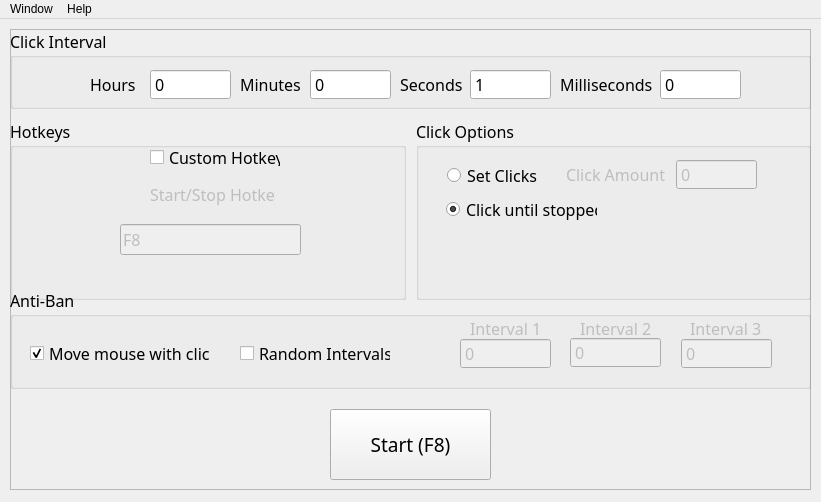
<?xml version="1.0" encoding="UTF-8"?>
<ui version="4.0">
 <class>MainWindow</class>
 <widget class="QMainWindow" name="MainWindow">
  <property name="geometry">
   <rect>
    <x>0</x>
    <y>0</y>
    <width>821</width>
    <height>502</height>
   </rect>
  </property>
  <property name="minimumSize">
   <size>
    <width>821</width>
    <height>502</height>
   </size>
  </property>
  <property name="maximumSize">
   <size>
    <width>821</width>
    <height>502</height>
   </size>
  </property>
  <property name="mouseTracking">
   <bool>true</bool>
  </property>
  <property name="focusPolicy">
   <enum>Qt::NoFocus</enum>
  </property>
  <property name="windowTitle">
   <string notr="true">OSClicker</string>
  </property>
  <property name="windowIcon">
   <iconset>
    <normaloff>iamges/icon.png</normaloff>iamges/icon.png</iconset>
  </property>
  <property name="toolTip">
   <string notr="true"/>
  </property>
  <property name="whatsThis">
   <string>Advanced autoclicker</string>
  </property>
  <property name="accessibleName">
   <string>OSClicker</string>
  </property>
  <property name="accessibleDescription">
   <string>Advanced AutoClicker with AntiBan Features</string>
  </property>
  <property name="iconSize">
   <size>
    <width>26</width>
    <height>26</height>
   </size>
  </property>
  <property name="tabShape">
   <enum>QTabWidget::Rounded</enum>
  </property>
  <property name="unifiedTitleAndToolBarOnMac">
   <bool>true</bool>
  </property>
  <widget class="QWidget" name="centralwidget">
   <widget class="QFrame" name="frame">
    <property name="geometry">
     <rect>
      <x>10</x>
      <y>10</y>
      <width>801</width>
      <height>461</height>
     </rect>
    </property>
    <property name="font">
     <font>
      <family>Sans Serif Collection</family>
     </font>
    </property>
    <property name="frameShape">
     <enum>QFrame::StyledPanel</enum>
    </property>
    <property name="frameShadow">
     <enum>QFrame::Raised</enum>
    </property>
    <widget class="QPushButton" name="startButton">
     <property name="geometry">
      <rect>
       <x>320</x>
       <y>380</y>
       <width>161</width>
       <height>71</height>
      </rect>
     </property>
     <property name="font">
      <font>
       <family>Sans Serif Collection</family>
       <pointsize>14</pointsize>
      </font>
     </property>
     <property name="cursor">
      <cursorShape>PointingHandCursor</cursorShape>
     </property>
     <property name="text">
      <string>Start (F8)</string>
     </property>
     <property name="iconSize">
      <size>
       <width>18</width>
       <height>18</height>
      </size>
     </property>
    </widget>
    <widget class="QWidget" name="horizontalLayoutWidget">
     <property name="geometry">
      <rect>
       <x>0</x>
       <y>90</y>
       <width>801</width>
       <height>181</height>
      </rect>
     </property>
     <layout class="QHBoxLayout" name="mainGroup">
      <property name="spacing">
       <number>10</number>
      </property>
      <property name="sizeConstraint">
       <enum>QLayout::SetDefaultConstraint</enum>
      </property>
      <item>
       <widget class="QGroupBox" name="hotkeySettings">
        <property name="font">
         <font>
          <family>Sans Serif Collection</family>
          <pointsize>12</pointsize>
         </font>
        </property>
        <property name="title">
         <string>Hotkeys</string>
        </property>
        <widget class="SingleKeySequenceEdit" name="triggerKey">
         <property name="enabled">
          <bool>false</bool>
         </property>
         <property name="geometry">
          <rect>
           <x>110</x>
           <y>100</y>
           <width>181</width>
           <height>41</height>
          </rect>
         </property>
         <property name="layoutDirection">
          <enum>Qt::LeftToRight</enum>
         </property>
         <property name="keySequence">
          <string notr="true">F8</string>
         </property>
        </widget>
        <widget class="QLabel" name="hotkeyLabel">
         <property name="enabled">
          <bool>false</bool>
         </property>
         <property name="geometry">
          <rect>
           <x>140</x>
           <y>60</y>
           <width>125</width>
           <height>31</height>
          </rect>
         </property>
         <property name="text">
          <string>Start/Stop Hotkey</string>
         </property>
        </widget>
        <widget class="QCheckBox" name="customHotkey">
         <property name="geometry">
          <rect>
           <x>140</x>
           <y>30</y>
           <width>131</width>
           <height>17</height>
          </rect>
         </property>
         <property name="text">
          <string>Custom Hotkey</string>
         </property>
        </widget>
       </widget>
      </item>
      <item>
       <widget class="QGroupBox" name="clickSettings">
        <property name="font">
         <font>
          <family>Sans Serif Collection</family>
          <pointsize>12</pointsize>
         </font>
        </property>
        <property name="title">
         <string>Click Options</string>
        </property>
        <widget class="QSpinBox" name="clickAmount">
         <property name="enabled">
          <bool>false</bool>
         </property>
         <property name="geometry">
          <rect>
           <x>260</x>
           <y>40</y>
           <width>81</width>
           <height>31</height>
          </rect>
         </property>
         <property name="focusPolicy">
          <enum>Qt::ClickFocus</enum>
         </property>
         <property name="buttonSymbols">
          <enum>QAbstractSpinBox::NoButtons</enum>
         </property>
        </widget>
        <widget class="QLabel" name="clickAmountL">
         <property name="enabled">
          <bool>false</bool>
         </property>
         <property name="geometry">
          <rect>
           <x>150</x>
           <y>40</y>
           <width>101</width>
           <height>31</height>
          </rect>
         </property>
         <property name="text">
          <string>Click Amount</string>
         </property>
        </widget>
        <widget class="QRadioButton" name="setClicks">
         <property name="geometry">
          <rect>
           <x>31</x>
           <y>46</y>
           <width>91</width>
           <height>21</height>
          </rect>
         </property>
         <property name="text">
          <string>Set Clicks</string>
         </property>
         <property name="checked">
          <bool>false</bool>
         </property>
        </widget>
        <widget class="QRadioButton" name="infiniteClick">
         <property name="geometry">
          <rect>
           <x>30</x>
           <y>80</y>
           <width>151</width>
           <height>21</height>
          </rect>
         </property>
         <property name="text">
          <string>Click until stopped</string>
         </property>
         <property name="checked">
          <bool>true</bool>
         </property>
        </widget>
       </widget>
      </item>
     </layout>
    </widget>
    <widget class="QGroupBox" name="intervalSettings">
     <property name="geometry">
      <rect>
       <x>0</x>
       <y>0</y>
       <width>801</width>
       <height>80</height>
      </rect>
     </property>
     <property name="font">
      <font>
       <family>Sans Serif Collection</family>
       <pointsize>12</pointsize>
      </font>
     </property>
     <property name="title">
      <string>Click Interval</string>
     </property>
     <widget class="QSpinBox" name="hours">
      <property name="geometry">
       <rect>
        <x>140</x>
        <y>40</y>
        <width>81</width>
        <height>31</height>
       </rect>
      </property>
      <property name="focusPolicy">
       <enum>Qt::ClickFocus</enum>
      </property>
      <property name="buttonSymbols">
       <enum>QAbstractSpinBox::NoButtons</enum>
      </property>
      <property name="maximum">
       <number>24</number>
      </property>
     </widget>
     <widget class="QSpinBox" name="minutes">
      <property name="geometry">
       <rect>
        <x>300</x>
        <y>40</y>
        <width>81</width>
        <height>31</height>
       </rect>
      </property>
      <property name="focusPolicy">
       <enum>Qt::ClickFocus</enum>
      </property>
      <property name="buttonSymbols">
       <enum>QAbstractSpinBox::NoButtons</enum>
      </property>
      <property name="maximum">
       <number>60</number>
      </property>
     </widget>
     <widget class="QSpinBox" name="seconds">
      <property name="geometry">
       <rect>
        <x>460</x>
        <y>40</y>
        <width>81</width>
        <height>31</height>
       </rect>
      </property>
      <property name="focusPolicy">
       <enum>Qt::ClickFocus</enum>
      </property>
      <property name="buttonSymbols">
       <enum>QAbstractSpinBox::NoButtons</enum>
      </property>
      <property name="value">
       <number>1</number>
      </property>
     </widget>
     <widget class="QSpinBox" name="milliseconds">
      <property name="geometry">
       <rect>
        <x>650</x>
        <y>40</y>
        <width>81</width>
        <height>31</height>
       </rect>
      </property>
      <property name="focusPolicy">
       <enum>Qt::ClickFocus</enum>
      </property>
      <property name="buttonSymbols">
       <enum>QAbstractSpinBox::NoButtons</enum>
      </property>
      <property name="maximum">
       <number>999</number>
      </property>
     </widget>
     <widget class="QLabel" name="hourLabel">
      <property name="geometry">
       <rect>
        <x>80</x>
        <y>40</y>
        <width>51</width>
        <height>31</height>
       </rect>
      </property>
      <property name="text">
       <string>Hours</string>
      </property>
     </widget>
     <widget class="QLabel" name="minutesLabel">
      <property name="geometry">
       <rect>
        <x>230</x>
        <y>40</y>
        <width>61</width>
        <height>31</height>
       </rect>
      </property>
      <property name="text">
       <string>Minutes</string>
      </property>
     </widget>
     <widget class="QLabel" name="secondsLabel">
      <property name="geometry">
       <rect>
        <x>390</x>
        <y>40</y>
        <width>71</width>
        <height>31</height>
       </rect>
      </property>
      <property name="text">
       <string>Seconds</string>
      </property>
     </widget>
     <widget class="QLabel" name="msLabel">
      <property name="geometry">
       <rect>
        <x>550</x>
        <y>40</y>
        <width>101</width>
        <height>31</height>
       </rect>
      </property>
      <property name="text">
       <string>Milliseconds</string>
      </property>
     </widget>
    </widget>
    <widget class="QGroupBox" name="antibanSettings">
     <property name="geometry">
      <rect>
       <x>0</x>
       <y>259</y>
       <width>801</width>
       <height>101</height>
      </rect>
     </property>
     <property name="font">
      <font>
       <family>Sans Serif Collection</family>
       <pointsize>12</pointsize>
      </font>
     </property>
     <property name="title">
      <string>Anti-Ban</string>
     </property>
     <widget class="QCheckBox" name="moveClick">
      <property name="geometry">
       <rect>
        <x>20</x>
        <y>50</y>
        <width>181</width>
        <height>31</height>
       </rect>
      </property>
      <property name="text">
       <string>Move mouse with click</string>
      </property>
      <property name="checked">
       <bool>true</bool>
      </property>
     </widget>
     <widget class="QCheckBox" name="randomIntervals">
      <property name="geometry">
       <rect>
        <x>230</x>
        <y>50</y>
        <width>151</width>
        <height>31</height>
       </rect>
      </property>
      <property name="text">
       <string>Random Intervals</string>
      </property>
     </widget>
     <widget class="QSpinBox" name="intv1">
      <property name="enabled">
       <bool>false</bool>
      </property>
      <property name="geometry">
       <rect>
        <x>450</x>
        <y>50</y>
        <width>91</width>
        <height>31</height>
       </rect>
      </property>
      <property name="buttonSymbols">
       <enum>QAbstractSpinBox::NoButtons</enum>
      </property>
      <property name="maximum">
       <number>999</number>
      </property>
     </widget>
     <widget class="QSpinBox" name="intv2">
      <property name="enabled">
       <bool>false</bool>
      </property>
      <property name="geometry">
       <rect>
        <x>560</x>
        <y>49</y>
        <width>91</width>
        <height>31</height>
       </rect>
      </property>
      <property name="buttonSymbols">
       <enum>QAbstractSpinBox::NoButtons</enum>
      </property>
      <property name="maximum">
       <number>999</number>
      </property>
     </widget>
     <widget class="QSpinBox" name="intv3">
      <property name="enabled">
       <bool>false</bool>
      </property>
      <property name="geometry">
       <rect>
        <x>671</x>
        <y>50</y>
        <width>91</width>
        <height>31</height>
       </rect>
      </property>
      <property name="buttonSymbols">
       <enum>QAbstractSpinBox::NoButtons</enum>
      </property>
      <property name="maximum">
       <number>999</number>
      </property>
     </widget>
     <widget class="QLabel" name="intv1l">
      <property name="enabled">
       <bool>false</bool>
      </property>
      <property name="geometry">
       <rect>
        <x>460</x>
        <y>30</y>
        <width>71</width>
        <height>20</height>
       </rect>
      </property>
      <property name="text">
       <string>Interval 1</string>
      </property>
     </widget>
     <widget class="QLabel" name="intv2l">
      <property name="enabled">
       <bool>false</bool>
      </property>
      <property name="geometry">
       <rect>
        <x>570</x>
        <y>30</y>
        <width>71</width>
        <height>21</height>
       </rect>
      </property>
      <property name="text">
       <string>Interval 2</string>
      </property>
     </widget>
     <widget class="QLabel" name="intv3l">
      <property name="enabled">
       <bool>false</bool>
      </property>
      <property name="geometry">
       <rect>
        <x>680</x>
        <y>30</y>
        <width>71</width>
        <height>21</height>
       </rect>
      </property>
      <property name="text">
       <string>Interval 3</string>
      </property>
     </widget>
    </widget>
   </widget>
  </widget>
  <widget class="QMenuBar" name="menubar">
   <property name="geometry">
    <rect>
     <x>0</x>
     <y>0</y>
     <width>821</width>
     <height>21</height>
    </rect>
   </property>
   <widget class="QMenu" name="windowMenu">
    <property name="title">
     <string>Window</string>
    </property>
    <addaction name="actionClose"/>
    <addaction name="actionMinimize"/>
    <addaction name="separator"/>
    <addaction name="actionPin"/>
   </widget>
   <widget class="QMenu" name="helpMenu">
    <property name="title">
     <string>Help</string>
    </property>
    <addaction name="actionFAQ"/>
   </widget>
   <addaction name="windowMenu"/>
   <addaction name="helpMenu"/>
  </widget>
  <action name="actionClose">
   <property name="text">
    <string>Close</string>
   </property>
  </action>
  <action name="actionMinimize">
   <property name="text">
    <string>Minimize</string>
   </property>
  </action>
  <action name="actionPin">
   <property name="text">
    <string>Pin on top</string>
   </property>
  </action>
  <action name="actionFAQ">
   <property name="text">
    <string>FAQ</string>
   </property>
  </action>
 </widget>
 <customwidgets>
  <customwidget>
   <class>SingleKeySequenceEdit</class>
   <extends>QKeySequenceEdit</extends>
   <header>singlesequence</header>
  </customwidget>
 </customwidgets>
 <resources/>
 <connections/>
</ui>
